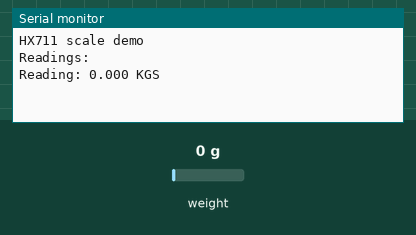
Bench run of a sketch on a simulated Arduino Uno, built with avr-gcc and run on an emulated ATmega328P. On the bench: the last lines printed to the serial monitor. The test bench sets the inputs (shaded band); at power-on: weight on the scale 0 g.

Above: at 2.2 s.
2.3 s: weight on the scale set to 100 g
At 3.6 s:
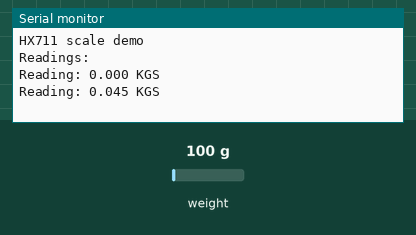
3.8 s: weight on the scale set to 1250 g
At 4.7 s:
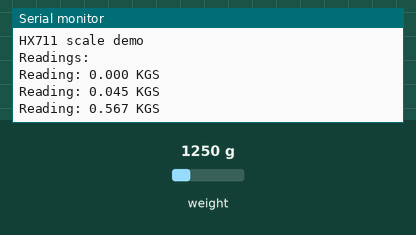
Timing chart, 0 to 6.8 s (numbered marks = the images above; inputs shaded):
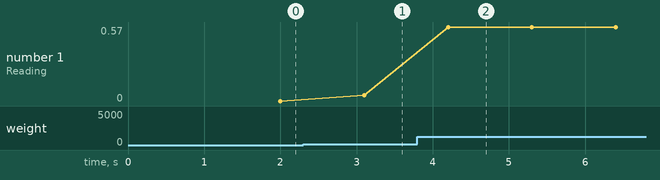

Measured:
- after the input at 2.3 s, the serial monitor: prints a new line after 0.80 s (image 1)
- after the input at 3.8 s, the serial monitor: prints a new line after 0.40 s (image 2)
- plotted number 1: 0 → 0.04 after the input at 2.3 s, 0.04 → 0.57 after the input at 3.8 s

The sketch:

Weight_sensor.ino
```cpp
// (licence header left out)
#include "HX711.h"

#define calibration_factor 26500.0 //This value is obtained using the SparkFun_HX711_Calibration sketch

#define DOUT  3
#define CLK  2

HX711 scale(DOUT, CLK);

void setup() {
  Serial.begin(9600);
  Serial.println("HX711 scale demo");

  scale.set_scale(calibration_factor); //This value is obtained by using the SparkFun_HX711_Calibration sketch
  scale.tare(); //Assuming there is no weight on the scale at start up, reset the scale to 0

  Serial.println("Readings:");
}

void loop() {
  delay(1000);
  Serial.print("Reading: ");
  float val=scale.get_units();
  float valGms=val/2.20462;
  Serial.print(valGms, 3); //scale.get_units() returns a float
  Serial.print(" KGS"); //You can change this to kg but you'll need to refactor the calibration_factor
  Serial.println();
}
```
